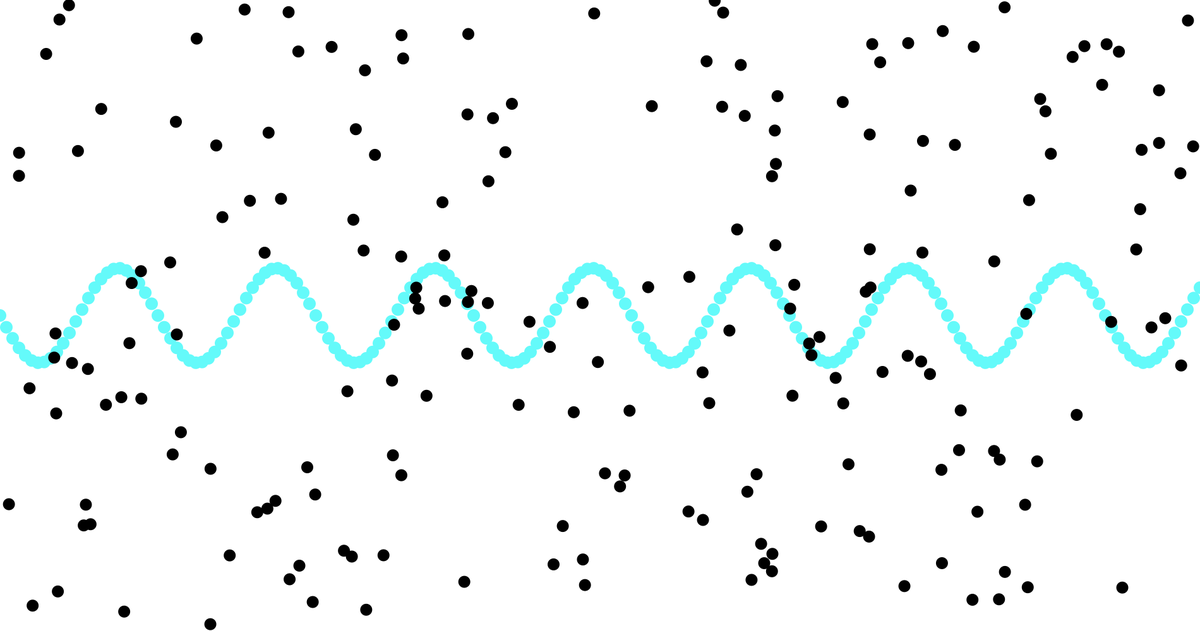
Frame 1 (no input)
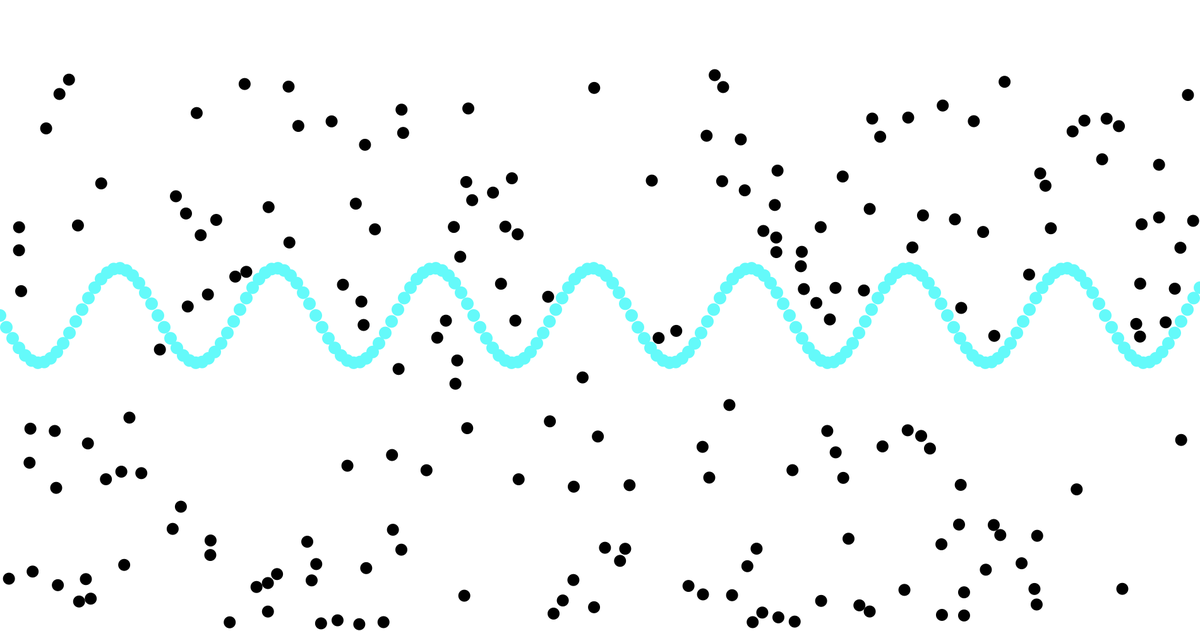
Frame 60 (the mouse pressed at the canvas centre just before this capture)
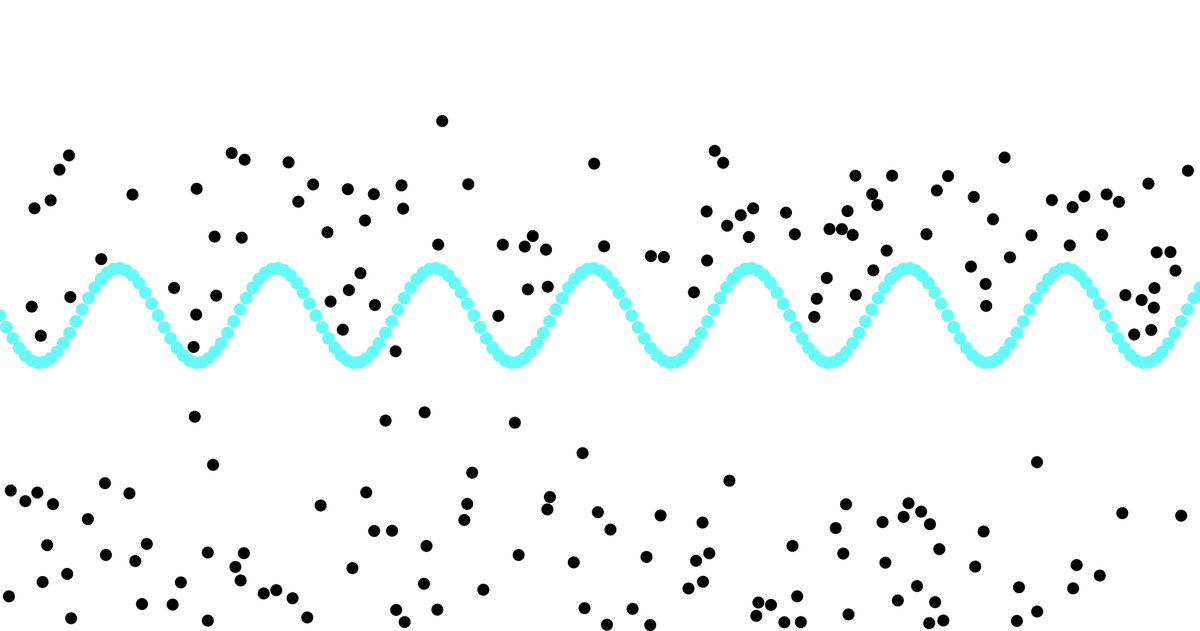
Frame 120 (the mouse held since frame 60 and released just before this capture)

The Processing sketch that drew these frames (run headless with seeded random() and noise(); from frame 60 on, the mouse is pressed at the canvas centre):

// Processing sketch: ball_elastic_collisions
// ── ball_elastic_collisions.pde
 /*

Same as my first object but the collisions are actually elastic and not really funky

Curent config, the bigger ball is not affected by the smaller ball bouncing aginst it


To Do:

Make sine wave with collision
DONE FUCK YES

*/



Vecball b;
Vecball b2;

Vecball [] balls  = new Vecball [200];

Curtain curtain;

float vel = 0.5;


void setup(){
  size (1900,1000);
  background(255);
  
  
  
  curtain = new Curtain(width+10,TWO_PI,20);
  
  
  
  int radius = width/100;    // radius of smallest balls
  
  b = new Vecball(width/12,height/12);    // creates an object and spawns it at specified location
  b.r = width/20;        // radius of ball
  b.velocity.x = -10;    //x velocity of ball
  b.velocity.y = -1;      // y velocity of ball
  b.vel = vel/100;      // velocity change when keys are pressed
  b.m = b.r*.2;        // mass for elastic collisions
  
  b2 = new Vecball(width,height);
  b2.r = width/12;
  b2.velocity.x = 75;
  b2.velocity.y = 1;
  b2.vel = vel / 10;
  b2.m = b2.r*.1;
  
  for (int i = 0; i<balls.length;i++){
   /* if(i*radius+radius+2<width){
     balls[i] = new Vecball(i*radius+radius+1,width/6); 
    }
    else if(i*radius+radius+2<width*2){
     balls[i] = new Vecball((i-pow(radius,-1)*width)*radius+radius,2*width/6); 
    }
    else if(i*radius+radius+2<width*3){
     balls[i] = new Vecball((i-pow(radius,-1)*width*2)*radius+radius,3*width/6); 
    }
    else if(i*radius+radius+2<width*4){
     balls[i] = new Vecball((i-pow(radius,-1)*width*3)*radius+radius,4*width/6); 
    }
    else if(i*radius+radius+2<width*5){
      balls[i] = new Vecball((i-pow(radius,-1)*width*4)*radius+radius,5*width/6); 
    }*/
    
    balls[i] = new Vecball(random(0,width),random(0,height));
    //balls[i] = new Vecball(0,0);
    balls[i].r = radius;
    balls[i].velocity.x = 0;
    balls[i].velocity.y = 2;
    balls[i].vel = vel;
    balls[i].m = balls[i].r*.1;
  }
  
}
void keyPressed(){

}


void draw(){
  background(255);                    // doesn't delete their trails
  /*b.display();
  b.colour();
  b.move();
  b.collision();
 
  b.keyReleased();
  b.collisionother(b2); 
 /* b2.display();
  b2.colour();
  b2.move();
  b2.collision();*/
  curtain.calcWave();
  curtain.renderWave();
  for(int i = 0; i < balls.length;i++){
    //b.collisionother(balls[i]);
    //b2.collisionother(balls[i]);
    balls[i].display();                          // draws them
   // balls[i].colour();                          // makes them flashy
    balls[i].move();                            // makes them move at all
    balls[i].key();
    balls[i].collision();                      // collisions with walls
    for ( int j = 0; j<balls.length;j++){      // inefficient, a lot of double checks
      balls[i].collisionother(balls[j]);        //balls collision with each other
    }
    balls[i].collisioncurtain(curtain);
  }
}

// ── ball.pde
class Vecball{
  
 
  PVector velocity;     // velocity vector
  PVector position;     // position vector
  float r;              // diameter
  float vel;            // button press velocity change
  float m;              //mass for resulting speed calculation, not the value but the ratio that matters
  
  Vecball(float x, float y){      // initiate position of ball
    position = new PVector (x,y);
    velocity = new PVector();
  }
  
  
  void display (){              // displays ball
    noStroke();
    fill(0);
    ellipse (position.x,position.y,r,r);
  }
  
  
  void move(){                // movement logic
    position.add(velocity);
  }
  
  
  void colour(){            // makes ball flashy
    noStroke();
   // stroke(random(0,255),random(0,255),random(0,255));
    fill(random(50,255),random(50,255),random(50,255));
    //fill(0);
  }
  
  
  void collision(){      // collision with edges logic
    if(position.x-r/2<= 0){
      velocity.x = abs(velocity.x); 
    }
    if(position.x+r/2>= width){
      velocity.x = -abs(velocity.x); 
    }
    if (position.y-r/2 <= 0){
      velocity.y = abs(velocity.y);   
    }
    if(position.y+r/2 >= height){
      velocity.y = -abs(velocity.y); 
    }
    if (position.x+r/2>= width+50 || position.x-r/2<= 0-100 || position.y-r/2 <= 0-100 || position.y+r/2 >= height+100){
      position.x = 0+r/2;
      position.y = 0+r/2;
    }
  } 
  
  
  void key(){  // allows you to control the speed of the ball with arrow keys
    if (keyPressed == true){
        if (keyCode == UP){
          velocity.y -= vel;
          }
        if (keyCode == RIGHT){
          velocity.x += vel; 
        }
        if(keyCode == DOWN){
          velocity.y +=vel; 
          }
        if(keyCode == LEFT){
          velocity.x -= vel; 
          
        }
        if (key == TAB){
          velocity.x = 0;
          velocity.y = 0;
        }
        if(key == 'f'){
          velocity.x *= -1;
          velocity.y *= -1;  
        }
      if(key == 'd'){
        background(255); 
        key = 0;
      }
    }
  }
  
  
  void collisionother(Vecball other){      // a Vecball objcet called other, also this whole thing is shamelessly copied off of the internet(at least i tried to understand how it works, and somewhat did)
  //and i have no idea what most of the bTemp and bFinal things , the bloody thing even works without them
    PVector distance = PVector.sub(other.position, position);  // PVector.sub substracts the x and y components of one vector from another vector, vector from position to other.poition
    float distancemag = distance.mag();                        // distance or magnitude of distance vector
    float distangle = distance.heading();                      // angle vector makes to horizontal
    
    if (distancemag<(r+other.r)/2){                                        // if distance is smaller than radius of both then
    
      float distanceCorrection = ((r+other.r)/2-distancemag)/2.0;      // making suret that the balls don't end up inside eachother, doesn't happen often anyway(unless going really fast)
      PVector d = distance.copy();
      PVector correctionVector = d.normalize().mult(distanceCorrection);
      other.position.add(correctionVector);
      position.sub(correctionVector);
                                                                       // do vector rotation          "x2=cosβx1−sinβy1, y2=sinβx1+cosβy1"
                                                                       
                                                                       
                                                                       
      // actual vector calculation starts here
      float sin = sin(distangle);
      float cos = cos(distangle);      
        /* bTemp will hold rotated ball positions. You 
         just need to worry about bTemp[1] position*/
      /*PVector[] bTemp = {
        new PVector(), new PVector()
      };*/
    
                                                                        /* this ball's position is relative to the other  
                                                                         so you can use the vector between them (bVect) as the 
                                                                         reference point in the rotation expressions.
                                                                         bTemp[0].position.x and bTemp[0].position.y will initialize
                                                                         automatically to 0.0, which is what you want
                                                                         since b[1] will rotate around b[0] */
/*      bTemp[1].x  = cos * distance.x + sin * distance.y;    //  X/r*X + Y/r*Y = x2/r +y2/r
      bTemp[1].y  = cos * distance.y - sin * distance.x;    // X/r*Y + Y/r*X = 2YX/r 
  */
        // rotate Temporary velocities, HL math bitches, we haven't done vector rotation yet. But it's actually quite simple "x2=cosβx1−sinβy1, y2=sinβx1+cosβy1"
      PVector[] vTemp = {
        new PVector(), new PVector()
      };
  
      vTemp[0].x  = cos * velocity.x + sin * velocity.y;
      vTemp[0].y  = cos * velocity.y - sin * velocity.x;
      vTemp[1].x  = cos * other.velocity.x + sin * other.velocity.y;
      vTemp[1].y  = cos * other.velocity.y - sin * other.velocity.x;
  
                                                                                        /* Now that velocities are rotated, you can use 1D
                                                                                         conservation of momentum equations to calculate 
                                                                                         the final velocity along the x-axis. */
      PVector[] vFinal = {  
        new PVector(), new PVector()
      };
  
                                                                                              // final rotated velocity for b[0]
      vFinal[0].x = ((m - other.m) * vTemp[0].x + 2 * other.m * vTemp[1].x) / (m + other.m);
      vFinal[0].y = vTemp[0].y;
  
                                                                                          // final rotated velocity for b[0]
      vFinal[1].x = ((other.m - m) * vTemp[1].x + 2 * m * vTemp[0].x) / (m + other.m);
      vFinal[1].y = vTemp[1].y;
  
                                                                          // hack to avoid clumping, also no idea what it does
                                                                         // bTemp[0].x += vFinal[0].x;
                                                                          //bTemp[1].x += vFinal[1].x;
                                                                    
                                                                          /* Rotate ball positions and velocities back
                                                                           Reverse signs in trig expressions to rotate 
                                                                           in the opposite direction */
                                                                          // rotate balls
                                                                        /*  PVector[] bFinal = { 
                                                                            new PVector(), new PVector()
                                                                          };
                                                                    
                                                                          bFinal[0].x = cos * bTemp[0].x - sin * bTemp[0].y;
                                                                          bFinal[0].y = cos * bTemp[0].y + sin * bTemp[0].x;
                                                                          bFinal[1].x = cos * bTemp[1].x - sin * bTemp[1].y;
                                                                          bFinal[1].y = cos * bTemp[1].y + sin * bTemp[1].x;
                                                                    
                                                                          // update balls to screen position
                                                                          other.position.x = position.x + bFinal[1].x;
                                                                          other.position.y = position.y + bFinal[1].y;
                                                                    
                                                                          position.add(bFinal[0]);*/
                                                                    
                                                                          // update velocities
      velocity.x = cos * vFinal[0].x - sin * vFinal[0].y;
      velocity.y = cos * vFinal[0].y + sin * vFinal[0].x;
     other.velocity.x = cos * vFinal[1].x - sin * vFinal[1].y;             //   DECOMMENT TO MAKE BALL HAVE ELASTIC COLLISIONS AGAIN
     other.velocity.y = cos * vFinal[1].y + sin * vFinal[1].x; 
    }
  }
  
  void collisioncurtain (Curtain curtain){
    
    for (int i = 0; i<curtain.positions.length;i++){
      PVector [] distance = new PVector [curtain.positions.length]; 
      distance [i] = PVector.sub(curtain.positions[i],position);
      float [] distancemag = new float [curtain.positions.length]; 
      distancemag[i] =  distance[i].mag();
      float distangle[] = new float [curtain.positions.length]; 
      distangle[i] = distance[i].heading();
      
      if (distancemag[i] < (r+curtain.size)/2){
        System.out.println("true");
        float distanceCorrection = ((r+curtain.size)/2-distancemag[i])/2.0;      // making suret that the balls don't end up inside eachother, doesn't happen often anyway(unless going really fast)
        PVector d = distance[i].copy();
        PVector correctionVector = d.normalize().mult(distanceCorrection);
        curtain.positions[i].add(correctionVector);
        position.sub(correctionVector);
                                                                         // do vector rotation          "x2=cosβx1−sinβy1, y2=sinβx1+cosβy1"
                                                            
        // actual vector calculation starts here
        float sin = sin(distangle[i]);
        float cos = cos(distangle[i]);      
        
          // rotate Temporary velocities, HL math bitches, we haven't done vector rotation yet. But it's actually quite simple "x2=cosβx1−sinβy1, y2=sinβx1+cosβy1"
        PVector[] vTemp = {
          new PVector(), new PVector()
        };
    
        vTemp[0].x  = cos * velocity.x + sin * velocity.y;
        vTemp[0].y  = cos * velocity.y - sin * velocity.x;
                                                                                          /* Now that velocities are rotated, you can use 1D
                                                                                           conservation of momentum equations to calculate 
                                                                                           the final velocity along the x-axis. */
        PVector[] vFinal = {  
          new PVector(), new PVector()
        };
                                                                                                // final rotated velocity for b[0]
        vFinal[0].x = ((m - curtain.m) * vTemp[0].x)/ (m + curtain.m);
        vFinal[0].y = vTemp[0].y;

  
        velocity.x = cos * vFinal[0].x - sin * vFinal[0].y;
        velocity.y = cos * vFinal[0].y + sin * vFinal[0].x;
      
      }
    }
  }
}

// ── curtain.pde
class Curtain{
  //__________________DECLARATIONS________________________  
  int xspacing = 10;   // How far apart should each horizontal location be spaced
  int w;              // Width of entire wave
  int size;
  float theta = 0.0;  // Start angle at 0
  float amplitude = 75.0;  // Height of wave
  float period = 250.0;  // How many pixels before the wave repeats
  float dx;  // position for incrementing X, a function of period and xspacing
  PVector[] positions;
  float m = 1000000; //mass of curtain for vector calculations, set to something stupdily high
  //_________________________DEFINITION________________
  Curtain(int w1, float dx1,int size1) {
    w = w1;
    dx = (dx1 / period) * xspacing;
    positions = new PVector[w/xspacing];
    for(int i = 0; i<positions.length;i++){
      positions[i] = new PVector();
    }
    size = size1;
  }
  //____________________FUNCTIONS_________________
  void calcWave(){
        // Increment theta (try different positions for 'angular velocity' here
    theta += 0;
  
    // For every x position, calculate a y position with sine function
    float x = theta;
    for (int i = 0; i < positions.length; i++) {
      positions[i].y = sin(x)*amplitude+height/2;
      x+=dx;
      positions[i].x = i*xspacing;
    }
  }
  
  void renderWave() {
    noStroke();
    fill(100,250,250);
    // A simple way to draw the wave with an ellipse at each location
    for (int i = 0; i < positions.length; i++) {
      ellipse(positions[i].x,positions[i].y, size, size);
    }
  }
  
}
